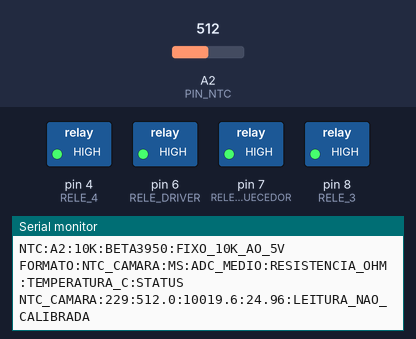
A sketch run on a simulated Arduino Uno, built with avr-gcc and run on an emulated ATmega328P. Parts: switched loads named in the sketch (green lamp = pin HIGH), the last lines printed to the serial monitor. Inputs (shaded band) come from the test bench; at power-on: A2 (PIN_NTC) = 512.

Above: at 1.4 s.
1.5 s: A2 (PIN_NTC) set to 3
At 2.6 s:
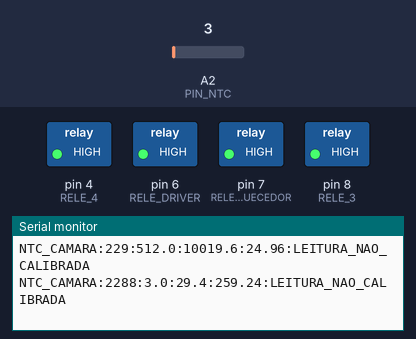
3.0 s: A2 (PIN_NTC) set to 0
At 5.4 s:
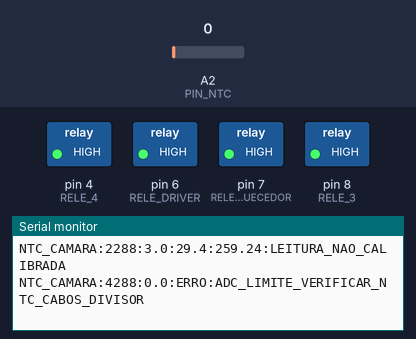
Timing chart, 0 to 6.9 s (numbered marks = the images above; inputs shaded):
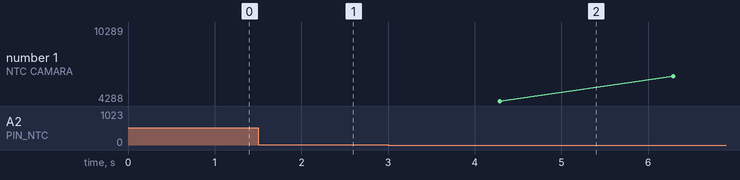

The sketch:

f_2c6b3c89c0db9139b7c4_v10_2_3_diagnostic.ino
```cpp
/*
 * TCC GRAOS - V10.2.3 DIAGNOSTICO NTC DA CAMARA (SEM AQUECIMENTO)
 * Arduino Uno 16 MHz | Monitor Serial 9600 baud
 * Sensor: NTC 10k BETA 3950 conectado em A2
 * Divisor EXISTENTE: 5V - resistor 10k - A2 - NTC - GND.
 * Relés LOW=ON: pinos D7/D6/D8/D4 sempre HIGH/OFF.
 *
 * PERIGO: pinos podem ficar flutuantes durante reset/boot.
 * DESLIGUE FISICAMENTE o circuito de aquecimento da alimentacao.
 * Acomode/trave mecanicamente o elevador em X ANTES de carregar este
 * diagnostico: ele DESLIGA O RELE D6 e nao retém torque do motor.
 * Nao movimenta motor, servo, nem altera EEPROM. Nao controla aquecedor.
 */
#include <Arduino.h>
#include <math.h>

const uint8_t PIN_NTC = A2;
const uint8_t RELE_AQUECEDOR = 7;
const uint8_t RELE_DRIVER = 6;
const uint8_t RELE_3 = 8;
const uint8_t RELE_4 = 4;
const float RESISTOR_FIXO_OHM = 10000.0f;
const float RESISTENCIA_NTC_25C_OHM = 10000.0f;
const float BETA_NTC_K = 3950.0f;
const float TEMPERATURA_REFERENCIA_K = 298.15f;
const unsigned long INTERVALO_MS = 2000UL;
unsigned long ultimaLeituraMs = 0;

void desativarSaidas() {
  // Precarrega o latch de saida em HIGH ANTES de configurar como saida.
  digitalWrite(RELE_AQUECEDOR, HIGH);
  digitalWrite(RELE_DRIVER, HIGH);
  digitalWrite(RELE_3, HIGH);
  digitalWrite(RELE_4, HIGH);
  pinMode(RELE_AQUECEDOR, OUTPUT);
  pinMode(RELE_DRIVER, OUTPUT);
  pinMode(RELE_3, OUTPUT);
  pinMode(RELE_4, OUTPUT);
}

float adcMedio() {
  long soma = 0;
  for (uint8_t i = 0; i < 16; i++) {
    soma += analogRead(PIN_NTC);
    delay(3);
  }
  return (float)soma / 16.0f;
}

void medirTemperatura() {
  const float adc = adcMedio();
  Serial.print(F("NTC_CAMARA:"));
  Serial.print(millis());
  Serial.print(':');
  Serial.print(adc, 1);
  Serial.print(':');

  if (adc <= 1.0f || adc >= 1022.0f) {
    Serial.println(F("ERRO:ADC_LIMITE_VERIFICAR_NTC_CABOS_DIVISOR"));
    return;
  }

  // Resistor FIXO entre 5V e A2; NTC entre A2 e GND.
  const float rNtc = RESISTOR_FIXO_OHM * adc / (1023.0f - adc);
  const float inversoKelvin = (1.0f / TEMPERATURA_REFERENCIA_K)
       + log(rNtc / RESISTENCIA_NTC_25C_OHM) / BETA_NTC_K;
  if (!(inversoKelvin > 0.0f)) {
    Serial.println(F("ERRO:CALCULO_TEMPERATURA"));
    return;
  }
  const float tempC = (1.0f / inversoKelvin) - 273.15f;
  if (isnan(tempC) || isinf(tempC)) {
    Serial.println(F("ERRO:CALCULO_TEMPERATURA"));
    return;
  }
  Serial.print(rNtc, 1);
  Serial.print(':');
  Serial.print(tempC, 2);
  Serial.println(F(":LEITURA_NAO_CALIBRADA"));
}

void setup() {
  desativarSaidas();
  Serial.begin(9600);
  Serial.println(F("V10.2.3:DIAGNOSTICO_NTC_CAMARA_SEM_AQUECIMENTO"));
  Serial.println(F("AQUECEDOR:DESLIGADO_FISICAMENTE_OBRIGATORIO"));
  Serial.println(F("ATUADORES:DESABILITADOS_SEM_MOVIMENTO"));
  Serial.println(F("NTC:A2:10K:BETA3950:FIXO_10K_AO_5V"));
  Serial.println(F("FORMATO:NTC_CAMARA:MS:ADC_MEDIO:RESISTENCIA_OHM:TEMPERATURA_C:STATUS"));
  medirTemperatura();
  ultimaLeituraMs = millis();
}

void loop() {
  // Nunca habilitar o aquecedor nem o driver. Nenhum comando serial atua neles.
  desativarSaidas();
  if ((unsigned long)(millis() - ultimaLeituraMs) >= INTERVALO_MS) {
    ultimaLeituraMs = millis();
    medirTemperatura();
  }
}
```

Measured:
- the behaviour switches between 2 and 1 on A2 (PIN_NTC) (found by bisection; images 1 and 2)
- after the input at 1.5 s, the serial monitor: prints a new line after 0.79 s (image 1)
- after the input at 3.0 s, the serial monitor: prints a new line after 1.3 s (image 2)
